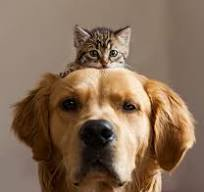
#> input picture Photos/cutecat.jpeg, 204 x 192 px
$ python transformation.py
#> lines starting #> are read from the running program, lines starting #| are printed output that depends on the picture
import os
os.environ["QT_QPA_PLATFORM"] = "xcb"

import cv2 as cv
import numpy as np

img = cv.imread('Photos/cutecat.jpeg')
#> img is the input picture: shape (192, 204, 3); mean B, G, R 86.8, 108.4, 133.7
# Check image dimensions
height, width = img.shape[:2]
#> height = 192; width = 204
print(f"Image dimensions: {width}x{height}")
#| Image dimensions: 204x192
cv.imshow('Cat', img)

# Translation
def translate(image, x, y):
#> called with x = 30, y = -100
    transMat = np.float32([[1,0,x],[0,1,y]])
    dimensions = (image.shape[1], image.shape[0])
#> dimensions = (204, 192)
    return cv.warpAffine(image, transMat, dimensions)
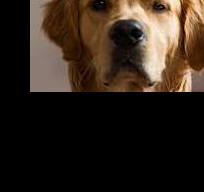
#> returned value: shape (192, 204, 3); mean of channels 0, 1, 2 26.4, 36, 47.3; drawn as B, G, R

# -x --> Left
# -y --> Up
# x --> Right
# y --> Down

translated = translate(img, 30, -100)
cv.imshow('Translated', translated)

#Rotation
def rotate(image, angle, rotPoint=None):
#> called with angle = 45
    (height, width) = image.shape[:2]
#> height = 192; width = 204

    if rotPoint is None:
        rotPoint = (width//2, height//2)
#> rotPoint = (102, 96)

    rotMat = cv.getRotationMatrix2D(rotPoint, angle, 1.0) #1.0 is scale
    dimensions = (width, height)
#> dimensions = (204, 192)

    return cv.warpAffine(image, rotMat, dimensions)
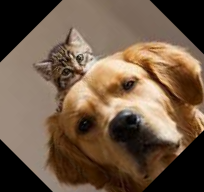
#> returned value: shape (192, 204, 3); mean of channels 0, 1, 2 69.3, 88.7, 110.7; drawn as B, G, R

rotated = rotate(img, 45)
cv.imshow('Rotated', rotated)

rotated_rotated = rotate(img, 90)
#> call 2 of rotate, with angle = 90
#> in rotate (call 2), `return cv.warpAffine(image, rotMat, dimensions)`:
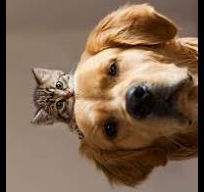
#> returned value: shape (192, 204, 3); mean of channels 0, 1, 2 80.4, 101.3, 125.5; drawn as B, G, R
cv.imshow('Rotated Rotated', rotated_rotated)

#Resizing
resized = cv.resize(img, (500,500), interpolation=cv.INTER_CUBIC) #INTER_LINEAR is default
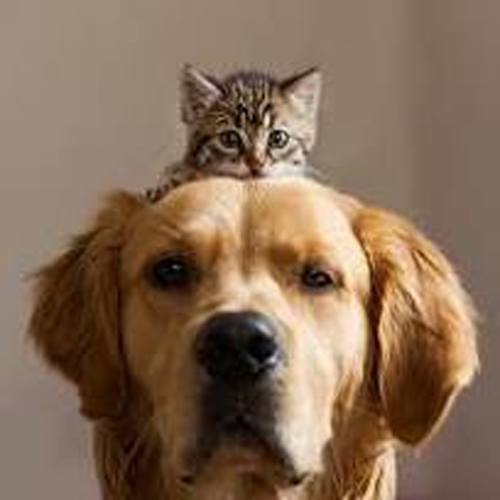
#> resized: shape (500, 500, 3); mean B, G, R 86.9, 108.4, 133.7
cv.imshow('Resized', resized)

#Flipping
flip = cv.flip(img, 1) #0: vertical flip, 1: horizontal flip, -1: both
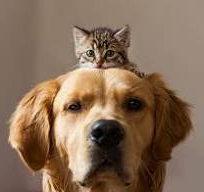
#> flip: shape (192, 204, 3); mean B, G, R 86.8, 108.4, 133.7
cv.imshow('Flip', flip)

#Cropping
cropped = img[100:300, 100:300]
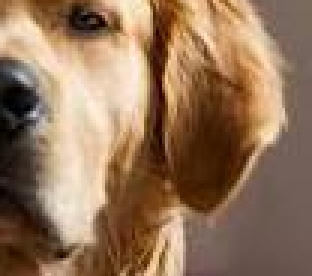
#> cropped: shape (92, 104, 3) (shown 3 times larger); mean B, G, R 89.2, 115.9, 147
cv.imshow('Cropped', cropped)

cv.waitKey(0)

$ run again, with Photos/brocat.jpeg copied over Photos/cutecat.jpeg
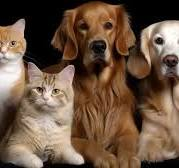
#> input picture Photos/brocat.jpeg, 179 x 168 px
#> img is the input picture: shape (168, 179, 3); mean B, G, R 64.9, 83.5, 107.3
#| Image dimensions: 179x168
#> `flip = cv.flip(img, 1)`:
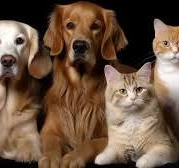
#> flip: shape (168, 179, 3); mean B, G, R 64.9, 83.5, 107.3
#> `cropped = img[100:300, 100:300]`:
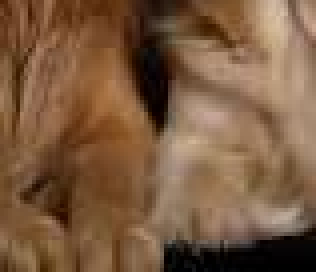
#> cropped: shape (68, 79, 3) (shown 4 times larger); mean B, G, R 63.8, 90.5, 122.8

$ run again, with Photos/catsfriend.jpeg copied over Photos/cutecat.jpeg
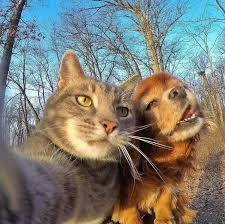
#> input picture Photos/catsfriend.jpeg, 225 x 224 px
#> img is the input picture: shape (224, 225, 3); mean B, G, R 116, 124.9, 125.4
#| Image dimensions: 225x224
#> `flip = cv.flip(img, 1)`:
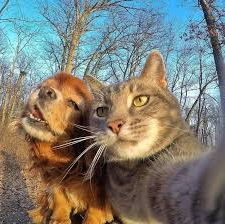
#> flip: shape (224, 225, 3); mean B, G, R 116, 124.9, 125.4
#> `cropped = img[100:300, 100:300]`:
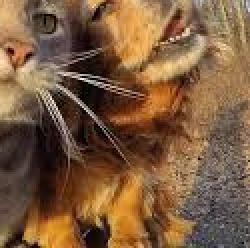
#> cropped: shape (124, 125, 3) (shown 2 times larger); mean B, G, R 62.9, 91.6, 124.4
